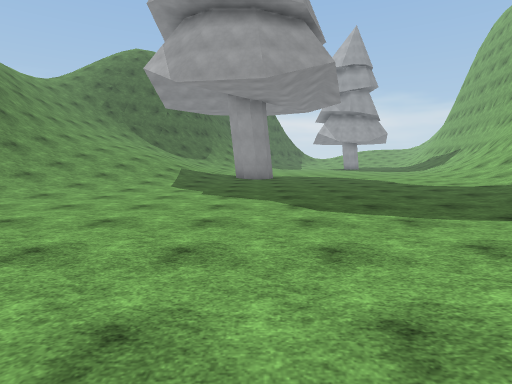
View 1 (above)

20 first-person views from a walk through a 3-D level made in the Unity game engine. The camera is 1.3 m above the floor, tilts 6° down and sees 80° across. The floor is counted in squares, 2 m on a side. Each view is taken from the middle of a square. On the plan, view 1 faces up. The plan holds only what a view shows up to about 10 squares ahead; the rest is blank. The place goes on beyond the plan. The player character is not drawn. Surface patterns are stand-ins for the level's own textures.

View 2
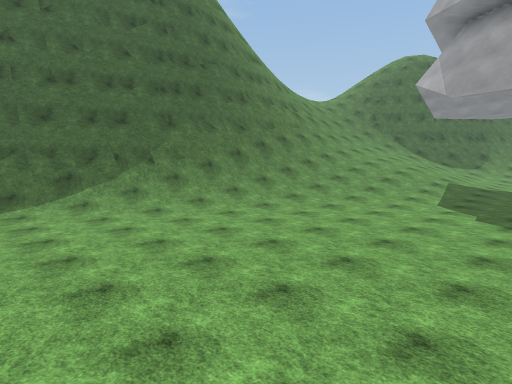

View 3
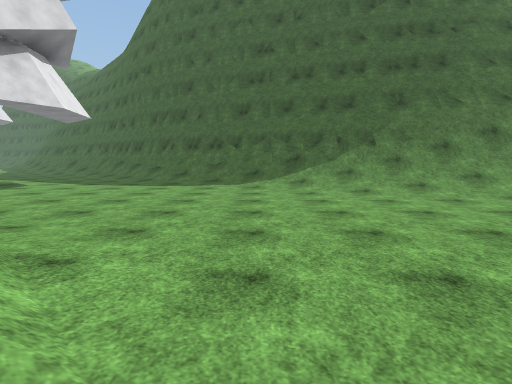

View 4
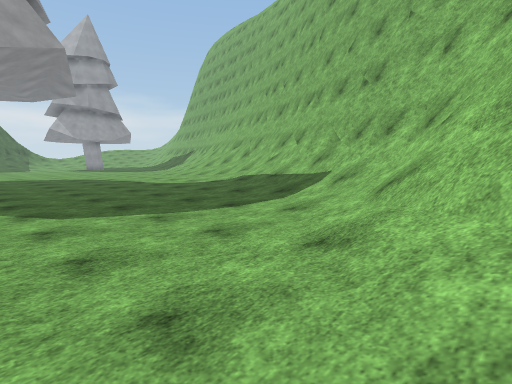

View 5
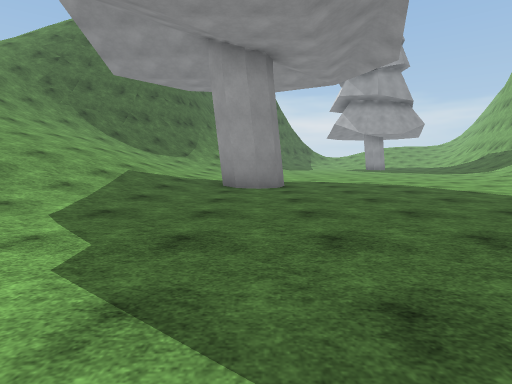

View 6
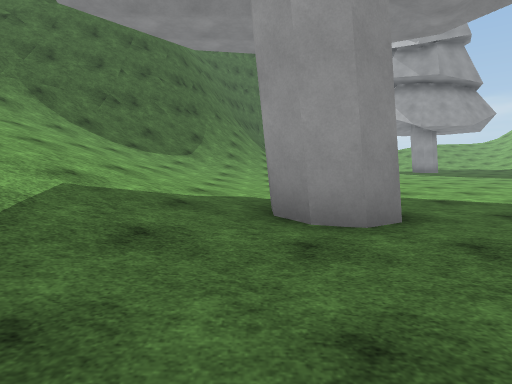

View 7
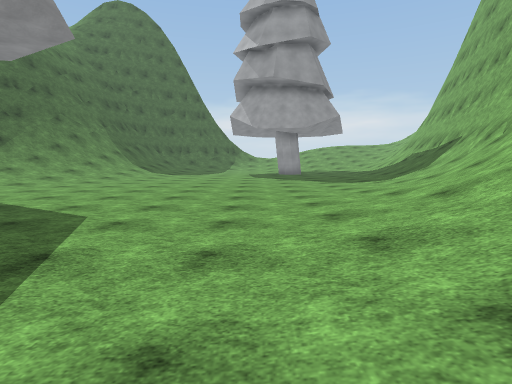

View 8
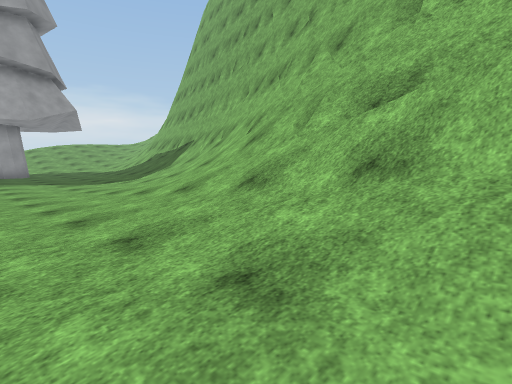

View 9
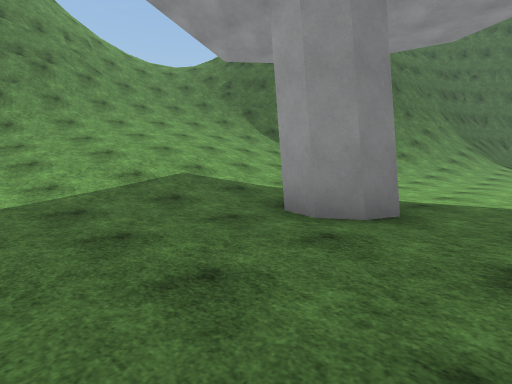

View 10
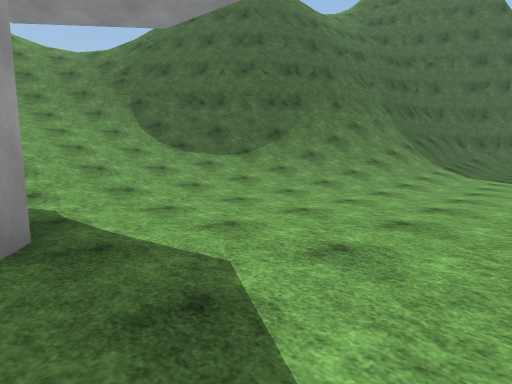

View 11
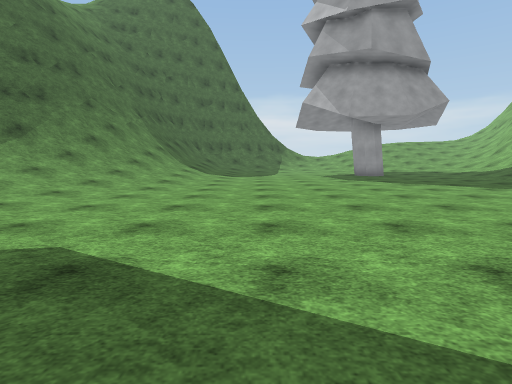

View 12
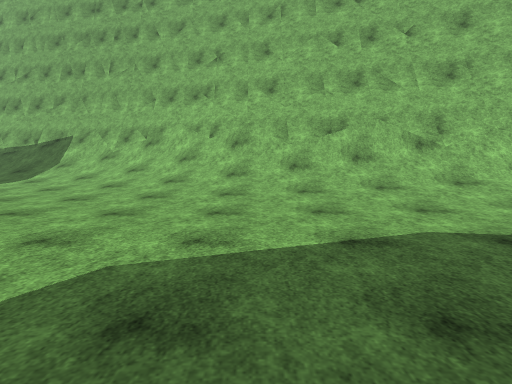

View 13
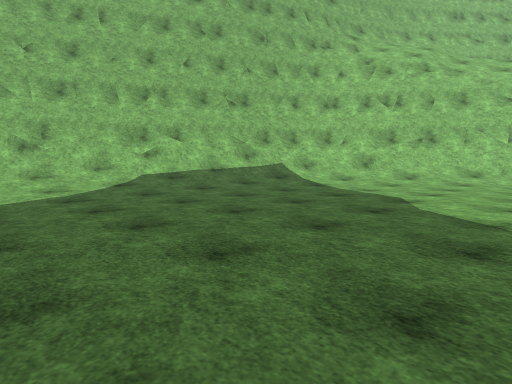

View 14
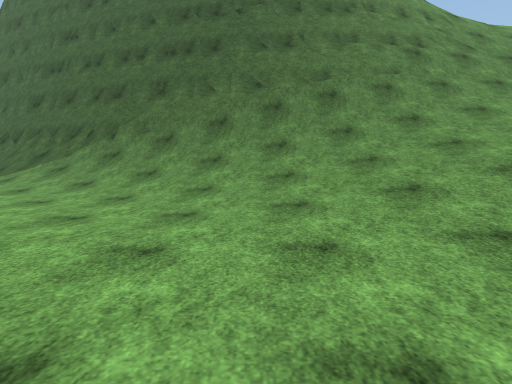

View 15
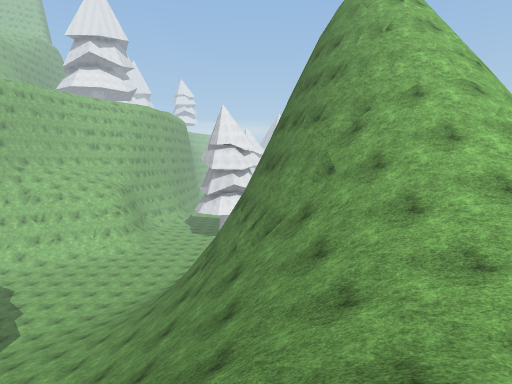

View 16
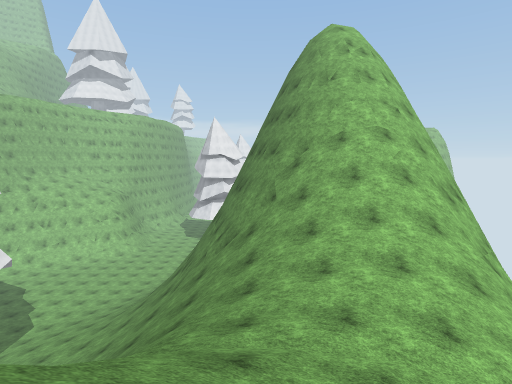

View 17
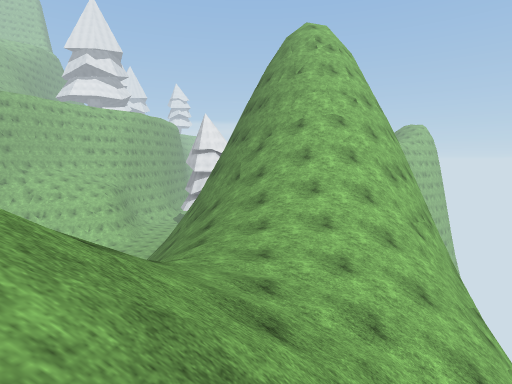

View 18
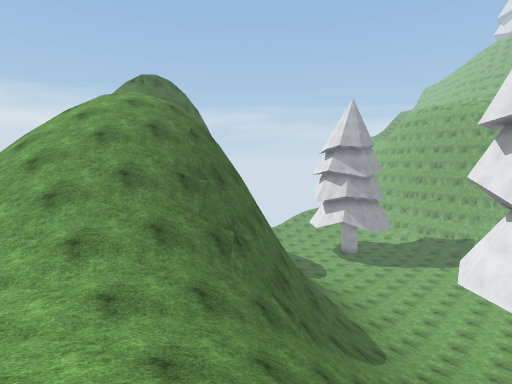

View 19
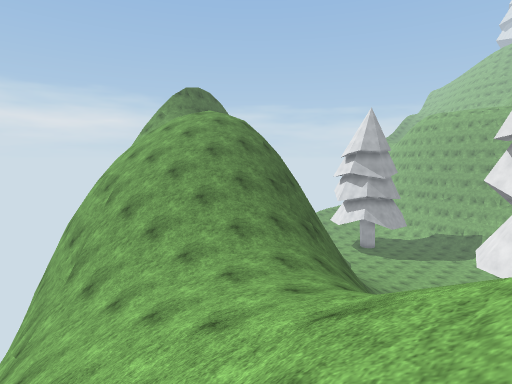

View 20
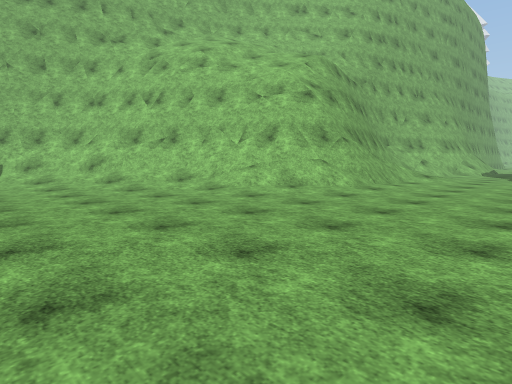

### Floor plan
Key: @ floor where view 1 was taken; # wall or solid block; . main floor; : floor 0.75 m higher than the main floor; + floor 1.5 m higher than the main floor; * floor 2 m higher than the main floor; % floor 10.5 m higher than the main floor; / step, stairs or slope; = window, fence, low wall or low ledge; v drop or lower ground; T tree.
Columns run from 18 left of view 1 to 12 right of it. Each row starts with its distance up from view 1.
 22    vv//////v  ##///........../
 21   vv//////vv  ##///........../
 20   v//////=v  ##///.........../#
 19   ///////=####////.........../#
 18  v///%%//=##=////............/#
 17  v///%%/////////............//#
 16  v/////////////:............/##
 15 vv//////////////...........//##
 14 vv///////////*+/...........//#
 13 vv=///=#/////*//.TT.......//##
 12 v##/=####///////..T.......//##
 11 v########///////........../##
 10   #     ##/////.........../##
  9         ##/////..........//#
  8          #////.........../##
  7          #///...........//##
  6          #///.........../##
  5          #//............/##
  4          #//.........../##
  3         ##//..........//##
  2         #//..........//##
  1        ##//.........//##
  0        ##/........@/###
 -1        #/........//##
 -2         /......./###
 -3         ........##
 -4         ........##
 -5         ......../#
 -6         .... ..//#
 -7         ..T  ...

Positions as (right, up) in squares from view 1, and headings:
1: (0, 0), facing up
2: (0, -1), facing up-left
3: (0, 0), facing left
4: (0, 0), facing up-right
5: (0, 5), facing up
6: (-1, 9), facing up
7: (6, 9), facing up
8: (6, 9), facing up-right
9: (2, 9), facing up-left
10: (3, 13), facing up-left
11: (3, 12), facing up
12: (2, 12), facing right
13: (-1, 10), facing down-right
14: (-1, 7), facing left
15: (-11, 19), facing down
16: (-12, 21), facing down
17: (-13, 22), facing down
18: (-13, 14), facing up-right
19: (-16, 14), facing up-right
20: (-6, 4), facing down-right
